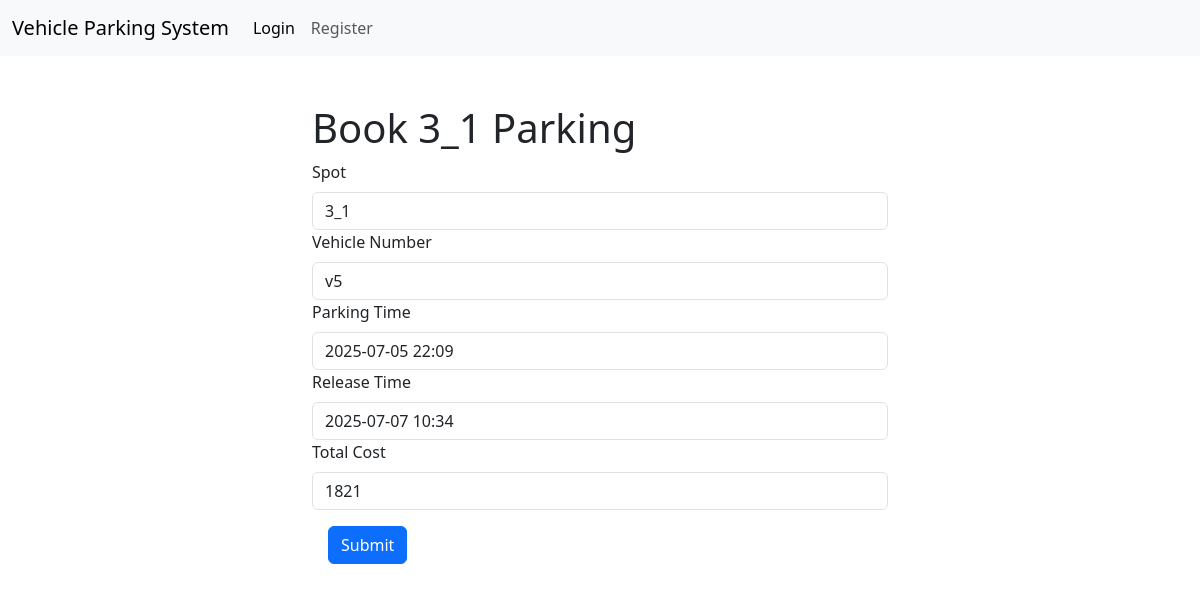
Page /release_parking/3 on the earlier database version.
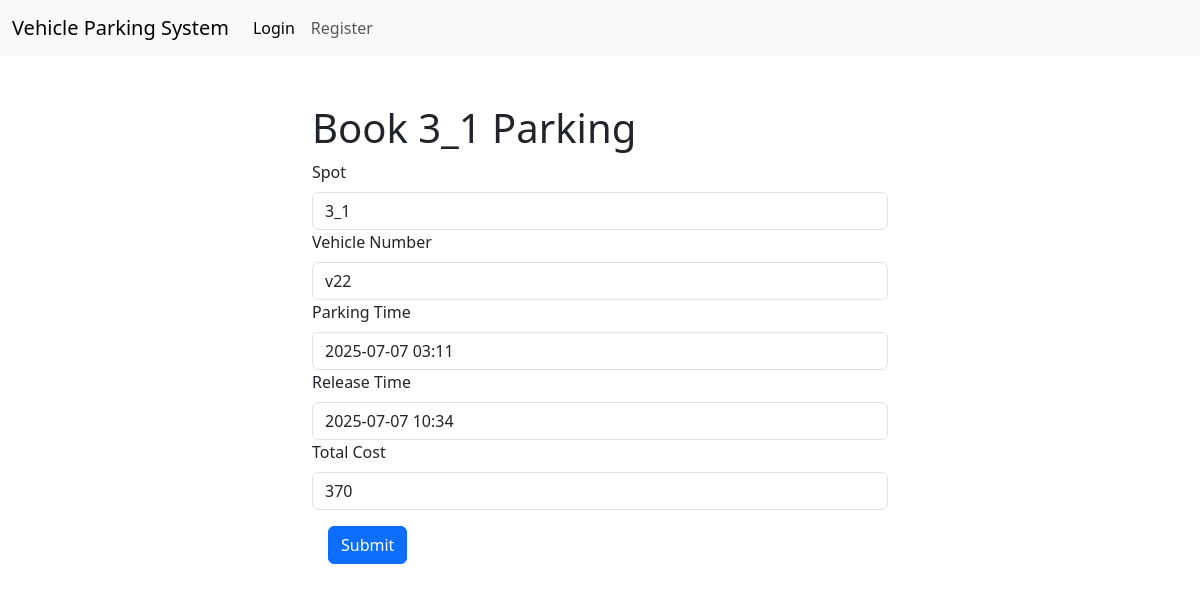
Same page on the later database version.
### controllers/models.py (models this page shows)
class Reservation(db.Model):
    id = db.Column(db.Integer, primary_key=True, autoincrement=True)
    spot_id = db.Column(db.Integer, db.ForeignKey('parking_spot.id'), nullable=False)
    user_id = db.Column(db.Integer, db.ForeignKey('user.id'), nullable=False)
    parking_timestamp = db.Column(db.DateTime, nullable=False, default=datetime.utcnow)
    leaving_timestamp = db.Column(db.DateTime, nullable=True)
    parking_cost = db.Column(db.Float, nullable=True)
    vehicle_number = db.Column(db.String(20), nullable=False)
    spot = db.relationship('ParkingSpot', backref='reservations')
    user = db.relationship('User', backref='reservations')

### controllers/general_routes.py (the view, shortened to what this page needs)
@app.route('/release_parking/<int:reservation_id>', methods=['GET', 'POST'])
def release_parking(reservation_id):
    reservation = Reservation.query.get_or_404(reservation_id)
    parking_time = reservation.parking_timestamp.strftime('%Y-%m-%d %H:%M')
    release_time = datetime.now(ZoneInfo("Asia/Kolkata")).strftime('%Y-%m-%d %H:%M')
    fmt = "%Y-%m-%d %H:%M"
    start_dt = datetime.strptime(parking_time, fmt)
    end_dt   = datetime.strptime(release_time, fmt)
    delta = end_dt - start_dt
    hours = delta.total_seconds() / 3600
    cost  = hours * 50
    cost = math.ceil(cost)
    return render_template('release_parking.html', reservation=reservation,reservation_id=reservation_id,t=release_time ,cost=cost)

### templates/release_parking.html (shortened to what this page needs)
<!DOCTYPE html>
<html lang="en">
<head>
</head>
{% extends 'index.html' %}
    {% block content %}
    <div class="container-fluid">
        <div class="row justify-content-center">
            <div class="col-6 m-3">
                <h1>Book {{ reservation.spot_id }} Parking</h1>
                <form method="post" action="/release_parking/{{ reservation_id }}">
                    <div class="mb-1.5">
                        <label for="spot" class="form-label">Spot</label>
                        <input type="text" class="form-control" id="spot" name="spot" value="{{ reservation.spot_id }}" required>
                    </div>
                    <div class="mb-1.5">
                        <label for="vehicle_number" class="form-label">Vehicle Number</label>
                        <input type="text" class="form-control" id="vehicle_number" name="vehicle_number" value="{{ reservation.vehicle_number }}" required>
                    </div>
                    <div class="mb-1.5">
                        <label for="parking_time" class="form-label">Parking Time</label>
                        <input type="text" class="form-control" id="parking_time" name="parking_time" value="{{ reservation.parking_timestamp.strftime('%Y-%m-%d %H:%M') }}" required>
                    </div>
                    <div class="mb-1.5">
                        <label for="release_time" class="form-label">Release Time</label>
                        <input type="text" class="form-control" id="release_time" name="release_time" value="{{ t }}" required>
                    </div>
                    <div class="mb-1.5">
                        <label for="total_cost" class="form-label">Total Cost</label>
                        <input type="text" class="form-control" id="total_cost" name="total_cost" value="{{ cost }}" required>
                    </div>
                    <button type="submit" class="btn btn-primary m-3">Submit</button>
                </form>
            </div>
        </div>
    </div>
    {%endblock%}

Differences in the rows shown:
changed Reservation: vehicle_number "v5" → "v22"; parking_time "2025-07-05 22:09" → "2025-07-07 03:11"
Other differences:
form field total_cost: "1821" → "370"
